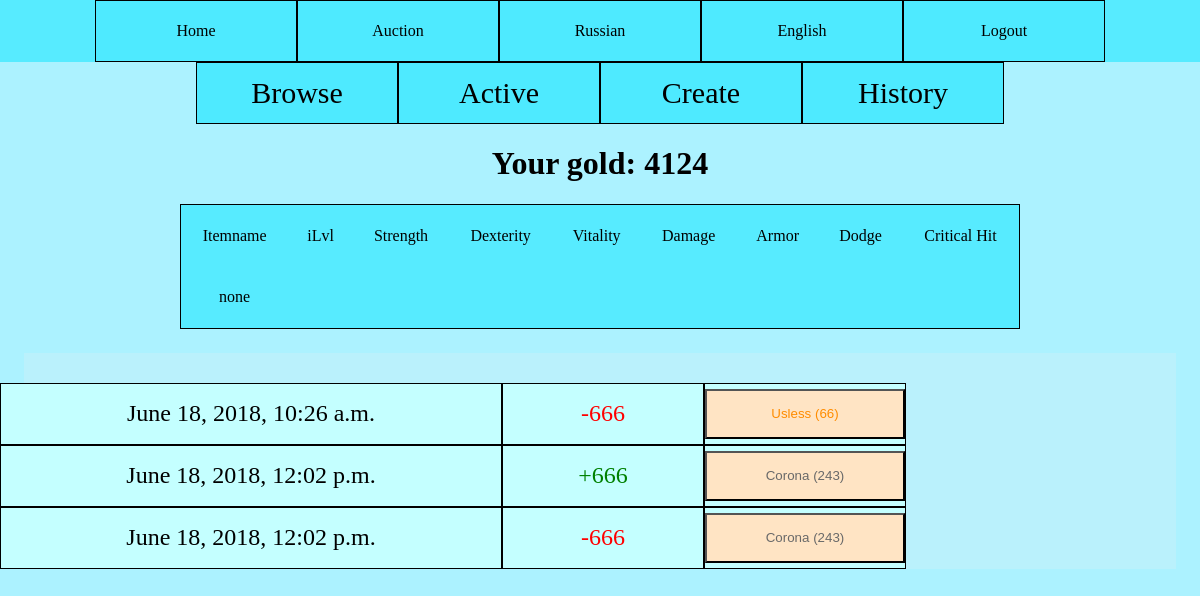
Before: /en/auction/log (signed in) with the older database file.
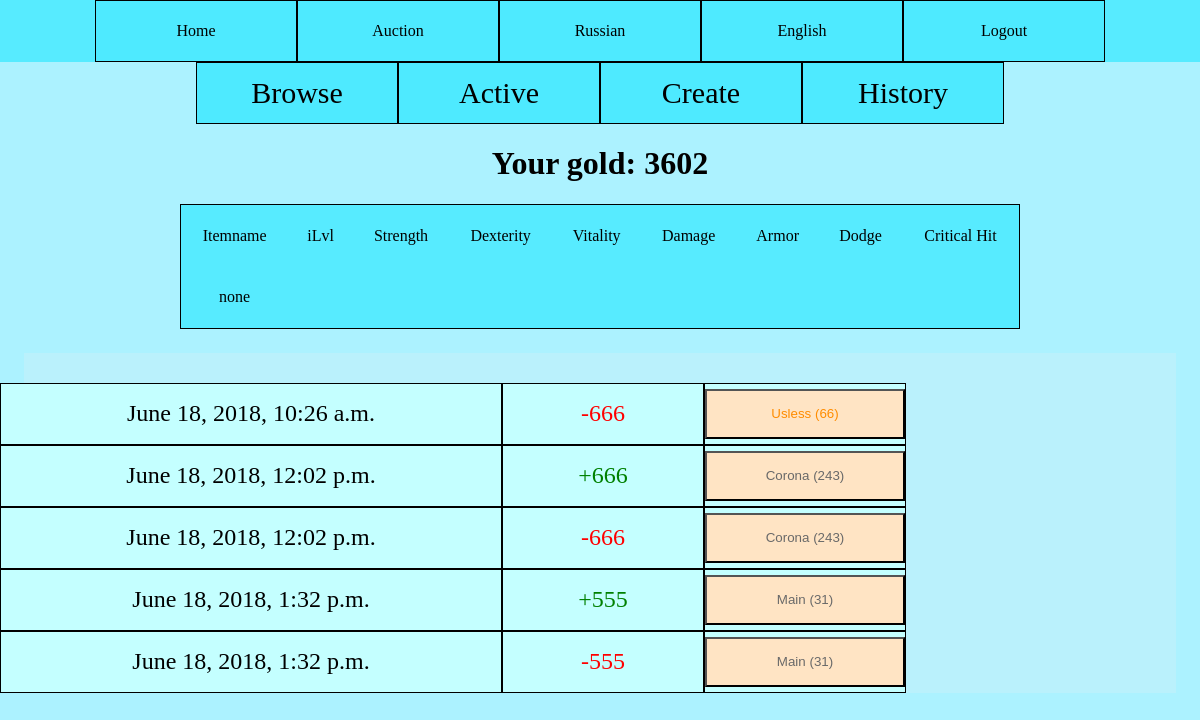
After: the same page with the newer database file.
### main/models.py (models this page shows)
class Character(models.Model):
    user = models.OneToOneField(User, on_delete=models.CASCADE, null=True)
    gold = models.BigIntegerField(default=0)
    eq_weapon = models.ForeignKey('Item', on_delete=models.SET_NULL, null=True, related_name="weapon")
    eq_helm   = models.ForeignKey('Item', on_delete=models.SET_NULL, null=True, related_name="helm")
    eq_armor  = models.ForeignKey('Item', on_delete=models.SET_NULL, null=True, related_name="armor")
    eq_offhand= models.ForeignKey('Item', on_delete=models.SET_NULL, null=True, related_name="offhand")

class AuctionLog(models.Model):
    character_id = models.ForeignKey(Character, on_delete=models.CASCADE,null=True)
    time = models.DateTimeField(null=True)
    bought = models.BooleanField(default=False)
    price = models.IntegerField(default=0)
    item = models.ForeignKey(Item, on_delete=models.CASCADE, null=True)

class Item(models.Model):
    item_name = models.CharField(max_length=30,null=True)
    item_level = models.IntegerField(default=0)
    item_tupe = models.IntegerField(null=True)
    item_rarity = models.IntegerField(null=True)
    character_id = models.ForeignKey(Character, on_delete=models.SET_NULL,null=True)
    used = models.BooleanField(default=False)

### main/views.py (the view)
# urls.py: path('auction/log', views.AuctionFed, name='log_auction'),
def AuctionFed(request):
    ProcessLoots()
    if request.user.is_authenticated:
        current_user = request.user
        char = Character.objects.get(user=current_user)
        logs = AuctionLog.objects.filter(character_id=char)
        local_log = []
        for x in logs:
            local_log.append(LocalHistory(x))
        context = {'logs': local_log, 'char': char}
        return render(request, 'auction/auction_log.html', context=context)
    else:
        return HttpResponseForbidden()

### main/GameLogic.py (called while the page is built)
def ProcessLoots():
    loots = Loot.objects.all()
    time_now = timezone.now()
    for x in loots:
        if x.end_time < time_now:
            pass

### templates/auction/auction_log.html (shortened to what this page needs)
{% extends "auction/Auction.html" %}
{% load i18n %}
{% block main %}
    {% include "items/stat_table.html" %}
    <div class="main_aa">
        <div class="lots">
            {% for x in logs %}
                <div class="head">
                    <div class="info_long">
                        {{ x.time }}
                    </div>
                    <div class="info">
                        {% if x.bought == True %}
                            <font color="red">
                                -{{ x.price }}
                            </font>
                        {% else %}
                            <font color="green">
                                +{{ x.price }}
                            </font>
                        {% endif %}
                    </div>
                    <div class="info">
                        {% include "items/item_small.html" with item=x.item only %}
                    </div>
                </div>
            {% endfor %}
        </div>
    </div>
{% endblock %}

### templates/auction/Auction.html
{% extends "base.html" %}
{% load i18n %}
{% block header %}
    <div class="menu">
        <a href="/auction">{% trans "Browse" %}</a>
        <a href="/auction/my">{% trans "Active" %}</a>
        <a href="/auction/create">{% trans "Create" %}</a>
        <a href="/auction/log">{% trans "History" %}</a>
    </div>
{% endblock %}
{% block content %}
    <h1><div style="text-align: center;">{% trans "Your gold" %}: {{ char.gold }}</div></h1>
    {% block main %}
    {% endblock %}
{% endblock %}

### templates/base.html (shortened to what this page needs)
{% load i18n %}
<!DOCTYPE html>
<html lang="en">
<head>
    {% load static %}
    <link rel="stylesheet" href={% static "style.css" %}/>
</head>
<header>
    <a class="nav" href="/">{% trans "Home" %}</a>
    <a class="nav"  href="/auction">{% trans "Auction" %}</a>
    <a class="nav"  href="/ru/language/ru">{% trans "Russian" %}</a>
    <a class="nav"  href="/en/language/en">{% trans "English" %}</a>
    {% if user.is_authenticated %}
        <a class="nav"  href="accounts/logout">{% trans "Logout" %}</a>
    {% else %}
        <a class="nav"  href="accounts/login">{% trans "Login" %}</a>
    {% endif %}
</header>
    {% block header %}
    {% endblock %}
<body>
    <div id="content">
        {% block content %}{% endblock %}
    </div>
</body>
</html>

### templates/items/stat_table.html
{% load i18n %}
<table class="stat_table">
    <tr>
        <td>
            {% trans "Itemname" %}
        </td>
        <td>
            {% trans "iLvl" %}
        </td>
        <td>
            {% trans "Strength" %}
        </td>
        <td>
            {% trans "Dexterity" %}
        </td>
        <td>
            {% trans "Vitality" %}
        </td>
        <td>
            {% trans "Damage" %}
        </td>
        <td>
            {% trans "Armor" %}
        </td>
        <td>
            {% trans "Dodge" %}
        </td>
        <td>
            {% trans "Critical Hit" %}
        </td>
    </tr>
    <tr>
        <td id="display_name">
            {% trans "none" %}
        </td>
        <td id="display_ilvl">
        </td>
        <td id="display_str">
        </td>
        <td id="display_dex">
        </td>
        <td id="display_vit">
        </td>
        <td id="display_dmg">
        </td>
        <td id="display_arm">
        </td>
        <td id="display_dod">
        </td>
        <td id="display_crh">
        </td>
    </tr>
</table>

### templates/items/item_small.html
{% load i18n %}
{% if item %}
    <button class="item_info" id="{{ item.pk }}" onmouseenter="Display({{ item.pk }})" onclick="ItemClick({{ item.pk }})">
        {% if item.rarity == 0  %}
            <span style="color: #696969; ">
        {% elif item.rarity == 1 %}
            <span style="color: blue; ">
        {% elif item.rarity == 2 %}
            <span style="color: deeppink; ">
        {% else %}
            <span style="color: darkorange; ">
        {% endif %}
            {{ item.name }} ({{ item.ilvl }})
        </span>
    </button>
{% else %}
    <button class="item_info" id="0">
        {% trans "Empty" %}
    </button>
{% endif %}

### main/static/style.css (style rules this page uses)
body { margin: 0; padding: 0; background-color: rgb(172, 242, 255); }
header { display: flex; justify-content: center; align-items: center; background-color: #57ebff }
.menu { display: flex; justify-content: center; font-size: 30px; margin-bottom: 1px; }
a { text-decoration: none; color: initial; display: flex; align-items: center; justify-content: center; width: 200px; height: 60px; border: 1px solid black; background-color: rgb(78, 234, 255); }
.main_aa { justify-content: center; max-width: 1600px; margin: 2%; display: flex; background-color: rgba(196, 242, 250, 0.582); }
.lots { margin-top: 30px; }
.lots .head { display: flex; flex-direction: row; width: 1200px; font-size: 24px; }
.info { display: flex; align-items: center; justify-content: center; width: 200px; height: 60px; border: 1px solid black; background-color: rgb(196, 255, 255); }
.info_long { display: flex; align-items: center; justify-content: center; width: 500px; height: 60px; border: 1px solid black; background-color: rgb(196, 255, 255); }
.item_info { width: 200px; height: 50px; background-color: bisque; }
tr, td { padding: 15px; text-align: center; }
table.stat_table { border: 1px solid black; border-collapse: collapse; height: 125px; margin: 0 auto; width: 70%; background-color: #57ebff; }

Changed rows visible on the page:
changed Character: gold "4124" → "3602"
added AuctionLog: time "June 18, 2018, 1:32 p.m."
now on this page (row edited): Item: name "Main" "Main"
added AuctionLog: time "June 18, 2018, 1:32 p.m."
Other visible differences:
new list line: "+ 555 ( 31 )"
new list line: "- 555 ( 31 )"
